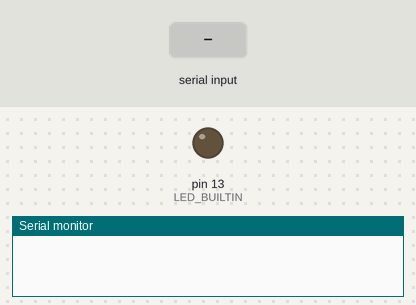
This sketch was run on a simulated Arduino Uno, built with avr-gcc and run on an emulated ATmega328P. On the bench: output pins drawn as LEDs (lit = HIGH), the last lines printed to the serial monitor. Inputs (shaded band) come from the test bench.

Above: at 1.2 s.
1.3 s: "h" received over Serial
At 2.4 s:
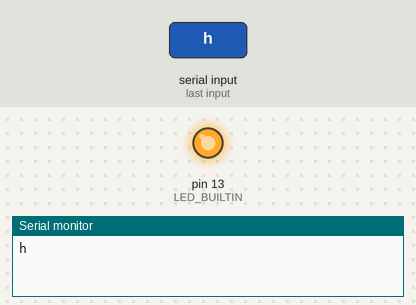
2.8 s: "l" received over Serial
At 3.5 s:
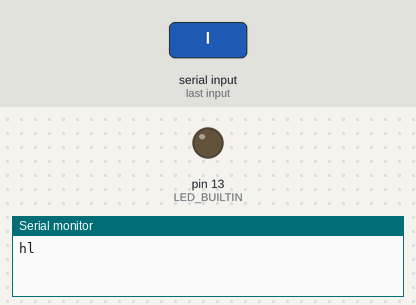
Timing chart, 0 to 5.8 s (numbered marks = the images above; inputs shaded):
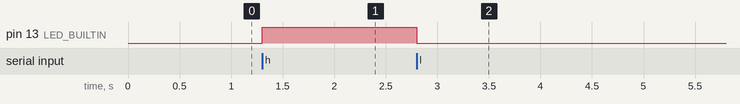

Measured:
- after the input at 1.3 s, pin 13 (LED_BUILTIN): LOW → HIGH at once
- after the input at 2.8 s, pin 13 (LED_BUILTIN): HIGH → LOW at once

The sketch:

arduino_serial_sample.ino
```cpp
char data;

void setup() {
  Serial.begin(9600);//シリアル通信開始、転送速度は115200ビット/秒
  pinMode(LED_BUILTIN, OUTPUT);
}

void loop() {


  if (Serial.available() > 0) {//シリアル通信受け取り
    data = Serial.read();//シリアル通信で受け取ったデータを読み込む(半角一文字)
    //配列にする事で複数文字の送信も対応します。

    if (data == 'h') {//1が送られてきたらLEDをON
      digitalWrite(LED_BUILTIN, HIGH);
      Serial.write('h');//hを返す
    }
    if (data == 'l') {//1が送られてきたらLEDをON
      digitalWrite(LED_BUILTIN, LOW);
      Serial.write('l');//lを返す
    }


  }


}
```
